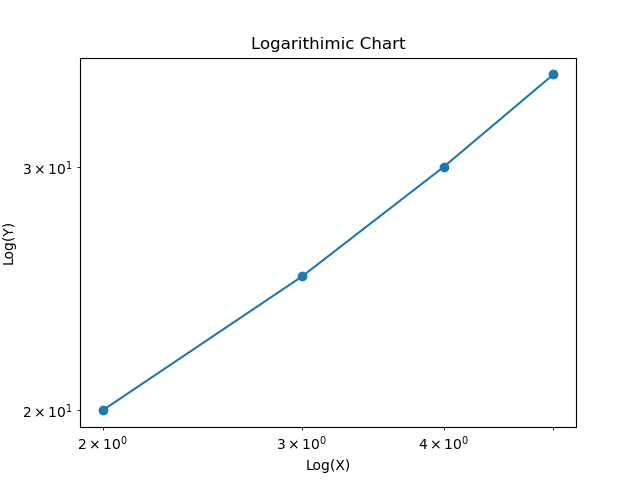

The script that saved this image:
import matplotlib.pyplot as plt
#Logarithimic Chart
n = int(input("Enter number of points: "))

x = []
y = []

for i in range(n):
    xv = int(input(f"Enter x value {i+1}: "))
    yv = int(input(f"Enter y value {i+1}: "))

    x.append(xv)
    y.append(yv)

plt.loglog(x,y,marker='o')
plt.title("Logarithimic Chart")
plt.xlabel("Log(X)")
plt.ylabel("Log(Y)")
plt.savefig("1c.png")
